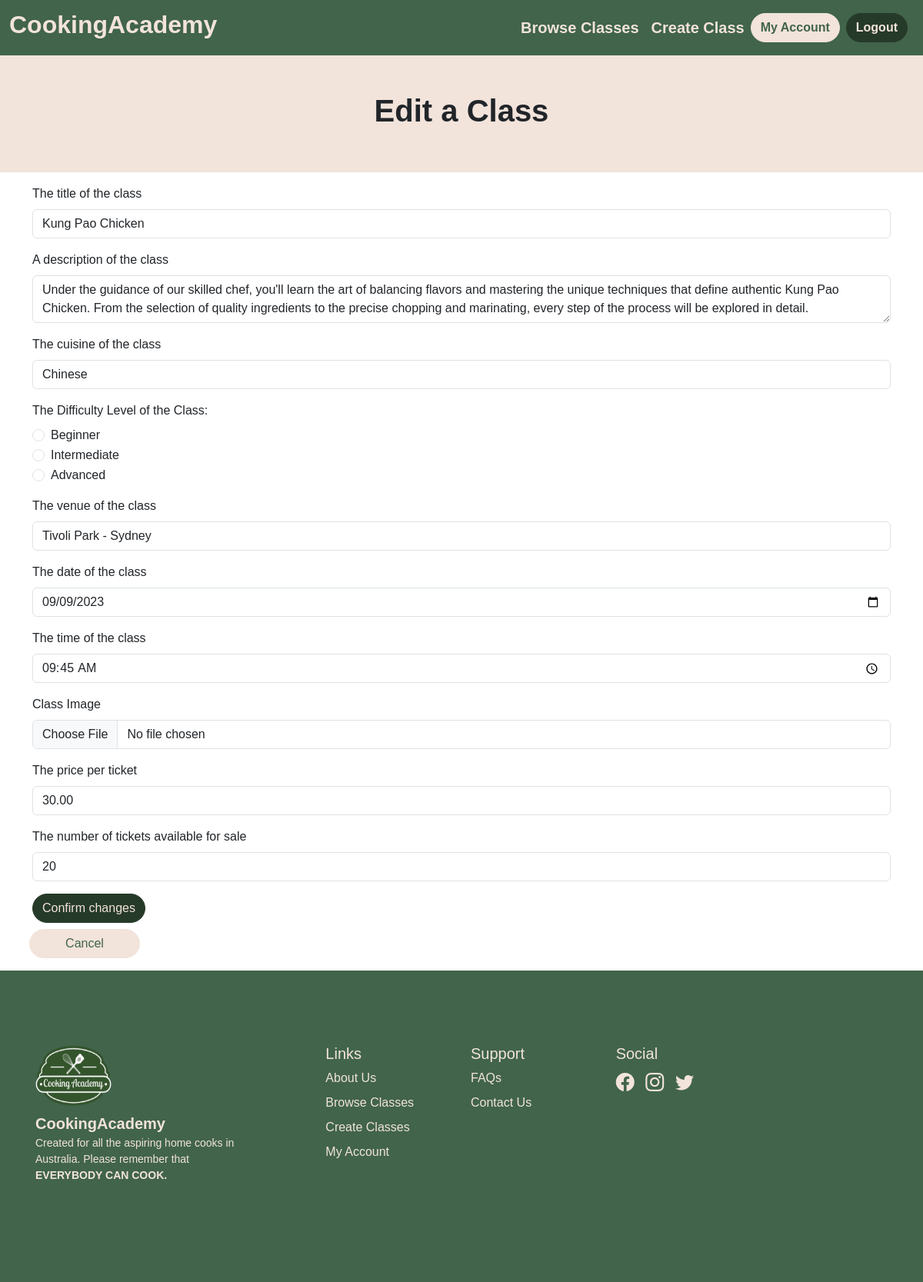
The app's page /classes/6/update (signed in) with its own data.
### website/models.py (models this page shows, shortened)
class Classes (db.Model):
    __tablename__='classes'
    id=db.Column(db.Integer, primary_key=True)
    cuisine=db.Column(db.String(20), index=True, nullable=False)
    status=db.Column(db.String(20), index=True, nullable=False)
    title=db.Column(db.String(30), nullable=False)
    level=db.Column(db.String(30), nullable=False)
    venue=db.Column(db.String(80), nullable=False)
    date=db.Column(db.Date, nullable=False)
    time=db.Column(db.Time, nullable=False)
    description=db.Column(db.String(500), nullable=False)
    image=db.Column(db.String(400), nullable=False)
    no_of_tickets=db.Column(db.Integer, nullable=False)
    tickets_booked= db.Column(db.Integer, default=0, nullable=False)
    tickets_remaining = db.Column(db.Integer)
    price=db.Column(db.Float, nullable=False)
    comments = db.relationship('Comments', backref='class')
    user_id = db.Column(db.Integer, db.ForeignKey('users.id'))  # Foreign key column

### website/classes.py (the view, shortened to what this page needs)
@classes_bp.route('/<id>/update', methods=['GET', 'POST'])
@login_required
def update_event(id):
    event = Classes.query.get(id)
    form = EditClassForm(
        cuisine=event.cuisine,
        title=event.title,
        venue=event.venue,
        time=event.time,
        date=event.date,
        description=event.description,
        ticketsAvailable=event.no_of_tickets,
        price=event.price,
        level= event.level)
    if current_user.id != event.user_id:
        flash("You can only edit your own events!", 'danger')
        return redirect(url_for('main.my_events'))
    return render_template('EventEdit.html', form=form, event=event, heading='Edit Event')

### website/templates/EventEdit.html (shortened to what this page needs)
{% extends 'base.html' %}
{% from "bootstrap5/form.html" import render_form %}
{% block content %}
<main>
<div class="container-fluid p-5 mb-3 text-center align-items-center bg-body-primary ">
  <h1 class="fw-bold">Edit a Class</h1>
</div>
<div class="container-lg">
    <div class="row mb-3">
         {{ render_form (form)}}
         <a type="button" href="{{ url_for('main.index')}}" class="btn btn-secondary btn-md px-4 gap-3 mt-2 ms-2" style="width: 9rem" >Cancel</a>
    </div>
</div>
</main>
{% endblock %}

### website/static/CSS/main.css (style rules this page uses)
.bg-body-primary { background-color: #F2E3DB!important; }
body { font-family: Gills Sans, sans-serif; }
.btn-primary { --bs-btn-bg: #263A29!important; --bs-btn-color: #F2E3DB!important; --bs-btn-border-color: #263A29!important; --bs-btn-hover-bg: #41644A; --bs-btn-hover-border-color: #41644A!important; --bs-btn-hover-color: #F2E3DB!important; border-radius: 20px; --bs-btn-active-bg: #41644A; --bs-btn-active-border-color:#41644A; }
.btn-secondary { --bs-btn-bg: #F2E3DB!important; --bs-btn-color: #41644A!important; --bs-btn-border-color: #F2E3DB!important; --bs-btn-hover-bg: #E86A33; --bs-btn-hover-border-color: #41644A!important; --bs-btn-hover-color: #263A29 !important; border-radius: 20px; --bs-btn-active-bg: #E86A33; --bs-btn-active-border-color:#E86A33; }

### records on screen
Classes: title "Kung Pao Chicken", description "Under the guidance of our skilled chef, you'll learn the art of balancing flavors and mastering the unique techniques that define authentic Kung Pao Chicken. From the selection of quality ingredients to the precise chopping and marinating, every step of the process will be explored in detail.", cuisine "Chinese", level "☐ Beginner ☐ Intermediate ☐ Advanced", venue "Tivoli Park - Sydney", date "09/09/2023", time "09:45", price "30.00"
